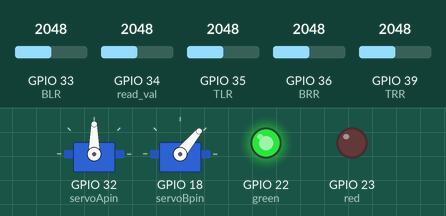
The sketch below on a simulated ESP32. Parts: 2 × servo, output pins drawn as LEDs (lit = HIGH). Inputs (shaded band) come from the test bench; at power-on: GPIO 35 (TLR) = 2048, GPIO 36 (BRR) = 2048, GPIO 39 (TRR) = 2048, GPIO 33 (BLR) = 2048, GPIO 34 (read_val) = 2048. WiFi joins after 1.5 s; servers stay silent unless stated; what the sketch prints to the serial monitor is not drawn.

Above: at 13.2 s.
13.3 s: GPIO 35 (TLR) set to 2866
At 14.47 s:
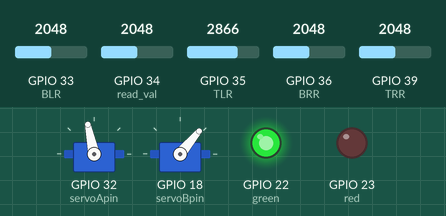
16.3 s: GPIO 36 (BRR) set to 2866
At 16.48 s:
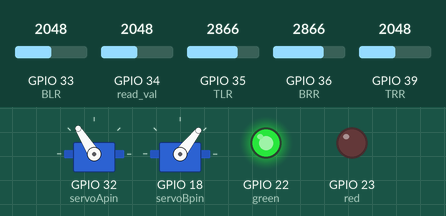
19.3 s: GPIO 36 (BRR) set to 2112
22.3 s: GPIO 36 (BRR) set to 1981
At 22.52 s:
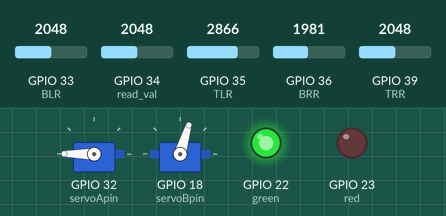
25.3 s: GPIO 39 (TRR) set to 2796
28.3 s: GPIO 39 (TRR) set to 2921
At 28.46 s:
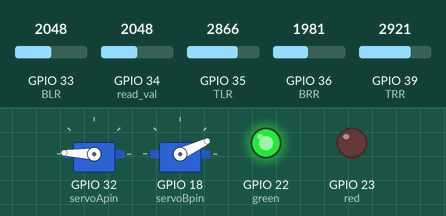
Timing chart, 0 to 33.9 s (numbered marks = the images above; inputs shaded):
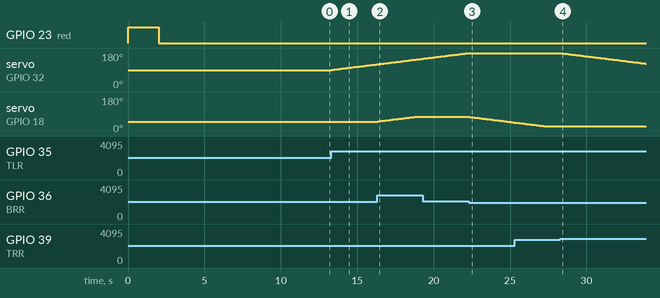

Measured:
- the behaviour switches between 2048 and 2047 on GPIO 36 (BRR) (found by bisection; images 2 and 3)
- the behaviour switches between 2866 and 2867 on GPIO 39 (TRR) (found by bisection; images 3 and 4)
- after the input at 13.3 s, servo on GPIO 32 (servoApin): moves from 90° to 120° over 2.9 s, starting at once
- after the input at 16.3 s, servo on GPIO 18 (servoBpin): moves from 50° to 75° over 2.4 s, starting at once
- after the input at 22.3 s, servo on GPIO 18 (servoBpin): moves from 75° to 45° over 2.9 s, starting after 0.07 s
- after the input at 28.3 s, servo on GPIO 32 (servoApin): moves from 180° to 124° over 5.5 s, starting at once

The sketch:

espweb.ino
```cpp
#include <ESP32Servo.h>
#include <WiFi.h>
#include "ESPAsyncWebServer.h"

/////////////////////////////////////////////////////////////////////////////////////////////////////////////////
// Replace with your network credentials
const char* ssid = "G42";
const char* password = "244466666";
////////////////////////////////////////////////////////////////////////////////////////////////////////////////
Servo servoA;
Servo servoB;  // create servo object to control a servo (probably an array to control 2 servos)
                // 16 servo objects can be created on the ESP32

int pos_b_min = 25;
int pos_b_max = 75;
int pos_a = 90;                         // variable to store the inital Aservo position
int pos_b = (pos_b_min+pos_b_max)/2;    // variable to store the inital Bservo position

// Recommended PWM GPIO pins on the ESP32 include 2,4,12-19,21-23,25-27,32-33
//That means you can't use the ADC on any of the ADC2 channels while WiFi is on: GPIO4, GPIO0, GPIO2, GPIO15, GPIO13, GPIO12, GPIO14, GPIO27, GPIO25 and GPIO26.
//But you can use ADC1, which uses pins GPIO36(VP), GPIO37, GPIO38, GPIO39(VN), GPIO32, GPIO33, GPIO34 and GPIO35.
int red = 23;
int green =22;
int read_val = 34;
int servoApin = 32;
int servoBpin = 18;
int TRR = 39;//green
int TLR = 35;//yellow
int BRR = 36;//blue
int BLR = 33;//orange
//tolerance factor for each photoresistor (Default value is 1)
//int TRRtf = 1;
//int TLRtf = 1;
//int BRRtf = 1;
//int BLRtf = 1;
//variables declaration
int TRRread;
int TLRread;
int BRRread;
int BLRread;

//int TRRval;
//int TLRval;
//int BRRval;
//int BLRval;
//
float Cof = (3.3/1230); // using hit and trial
float Vval; // variable for actual voltage reading from solar output
float Pval; //variable that contains power value in Watt
int Res = 1000 ; //resistor value (3 identical will be connected) (1k??)
int Readval; //value of analog read from voltage divider (solar output)
float temperature;


///////////////////////////////////////website code/////////////////////////////////
AsyncWebServer server(80);
AsyncEventSource events("/events");

unsigned long lastTime = 0;
unsigned long timerDelay = 500;  // send readings timer

const char index_html[] PROGMEM = R"rawliteral(
<!DOCTYPE HTML><html>
<head>
  <title>Web Server</title>
  <meta name="viewport" content="width=device-width, initial-scale=1">
  <link rel="stylesheet" href="https://use.fontawesome.com/releases/v5.7.2/css/all.css" integrity="sha384-fnmOCqbTlWIlj8LyTjo7mOUStjsKC4pOpQbqyi7RrhN7udi9RwhKkMHpvLbHG9Sr" crossorigin="anonymous">
  <link rel="icon" href="data:,">
  <style>
    html {font-family: Arial; display: inline-block; text-align: center;}
    p {  font-size: 1.2rem;}
    body {  margin: 0;}
    .topnav { overflow: hidden; background-color: #4B1D3F; color: white; font-size: 1.7rem; }
    .content { padding: 20px; }
    .card { background-color: white; box-shadow: 2px 2px 12px 1px rgba(140,140,140,.5); }
    .cards { max-width: 700px; margin: 0 auto; display: grid; grid-gap: 2rem; grid-template-columns: repeat(auto-fit, minmax(300px, 1fr)); }
    .reading { font-size: 2.8rem; }
    .card.temperature { color: #0e7c7b; }
    .card.humidity { color: #17bebb; }
    .card.pressure { color: #3fca6b; }
    .card.gas { color: #d62246; }
  </style>
</head>
<body>
  <div class="topnav">
    <h3>AUOTOMATED SUN TRACKING SOLAR PANEL</h3>
  </div>
  <div class="content">
    <div class="cards">
      <div class="card temperature">
        <h4><i style='font-size:24px' class='fas'>&#xf5ba;</i> POWER</h4><p><span class="reading"><span id="temp">%POWER%</span> mW</span></p>
      </div>
    </div>
  </div>
<script>
if (!!window.EventSource) {
 var source = new EventSource('/events');

 source.addEventListener('open', function(e) {
  console.log("Events Connected");
 }, false);
 source.addEventListener('error', function(e) {
  if (e.target.readyState != EventSource.OPEN) {
    console.log("Events Disconnected");
  }
 }, false);

 source.addEventListener('message', function(e) {
  console.log("message", e.data);
 }, false);

 source.addEventListener('temperature', function(e) {
  console.log("temperature", e.data);
  document.getElementById("temp").innerHTML = e.data;
 }, false);
}
</script>
</body>
</html>)rawliteral";

String processor(const String& var){
  //Serial.println(var);
  if(var == "TEMPERATURE"){
    return String(temperature);
  }
}

////////////////////////////////////////////////////////////////////////////////////

void setup() {
    Serial.begin(115200); //begin serial monitor
    //initialising all input output pins
    pinMode(read_val,INPUT);
    pinMode(servoApin,OUTPUT);
    pinMode(servoBpin,OUTPUT);
    pinMode(TRR,INPUT);
    pinMode(TLR,INPUT);
    pinMode(BRR,INPUT);
    pinMode(BLR,INPUT);
    pinMode(red,OUTPUT);
    pinMode(green,OUTPUT);
    servoA.attach(servoApin);
    servoB.attach(servoBpin);

    //setting position of all servoes to 90 initially
    servoA.write(pos_a);
    servoB.write(pos_b);

    //turing all led off
    digitalWrite(red,LOW);
    digitalWrite(green,LOW);

    //////////////////////////////////website code ////////////////////////////////////////////////////
      // Set the device as a Station and Soft Access Point simultaneously
    WiFi.mode(WIFI_AP_STA);

    // Set device as a Wi-Fi Station
    WiFi.begin(ssid, password);
    while (WiFi.status() != WL_CONNECTED) {
      digitalWrite(red,HIGH);//turning on red led
      delay(1000);
      Serial.println("Setting as a Wi-Fi Station..");

    }
    Serial.print("Station IP Address: ");
    digitalWrite(red,LOW);
    digitalWrite(green,HIGH);
    Serial.println(WiFi.localIP());
    Serial.println();

    // Handle Web Server
  server.on("/", HTTP_GET, [](AsyncWebServerRequest *request){
    request->send_P(200, "text/html", index_html, processor);
  });

  // Handle Web Server Events
  events.onConnect([](AsyncEventSourceClient *client){
    if(client->lastId()){
      Serial.printf("Client reconnected! Last message ID that it got is: %u\n", client->lastId());
    }
    // send event with message "hello!", id current millis
    // and set reconnect delay to 1 second
    client->send("hello!", NULL, millis(), 10000);
  });
  server.addHandler(&events);
  server.begin();

    //////////////////////////////////////////////////////////////////////////////////////////


    delay(10000);
}

void loop() {

  //reading photoresistor values
  TRRread = analogRead(TRR);
  TLRread = analogRead(TLR);
  BRRread = analogRead(BRR);
  BLRread = analogRead(BLR);

  //calibrating read values
  //TRRval = TRRread*TRRtf;
  //TLRval = TLRread*TLRtf;
  //BRRval = BRRread*BRRtf;
  //BLRval = BLRread*BLRtf;
  //Serial.println("TRR-");
  //Serial.print(TRRread);
  //Serial.println("BRR-");
  Serial.println(BLRread);
  if ( TRRread > TLRread ){
    if (pos_a>0){
      //Serial.println("left");
      pos_a=pos_a-1;
      servoA.write(pos_a);
    }
  }
  if ( TRRread < TLRread ){
    if(pos_a<180){
      //Serial.println("Right");
      pos_a=pos_a+1;
      servoA.write(pos_a);
    }
   }
  if ( BRRread > TRRread ){
    if (pos_b<pos_b_max){
      //Serial.print("up");
      pos_b=pos_b+1;
      servoB.write(pos_b);
    }
    else{}
  }
  if ( BRRread < TRRread ){
    if (pos_b>pos_b_min){
      //Serial.print("Down");
      pos_b=pos_b-1;
      servoB.write(pos_b);
    }
    else{}
  }
  else{}

    ///reads value form solar output
  Readval = analogRead(read_val); //value range from 0-4092
  Vval = Readval*Cof;
  Pval = (Vval*Vval)/Res;
  temperature = Pval*1000;
  //Serial.println(Readval);
  //Serial.println(Vval);
  delay(100);
  ///website code to display solar output
  //////////////////////////////////////////////website code/////////////////////////////////////////////
  if ((millis() - lastTime) > timerDelay) {
    //Serial.printf("Power = %.4f \n", temperature);
    //Serial.println();
   // Send Events to the Web Server with the Sensor Readings
    events.send("ping",NULL,millis());
    events.send(String(temperature).c_str(),"temperature",millis());

    lastTime = millis();
  }
    //////////////////////////////////////////////////////////////////////////////////////////////////////


}
```
